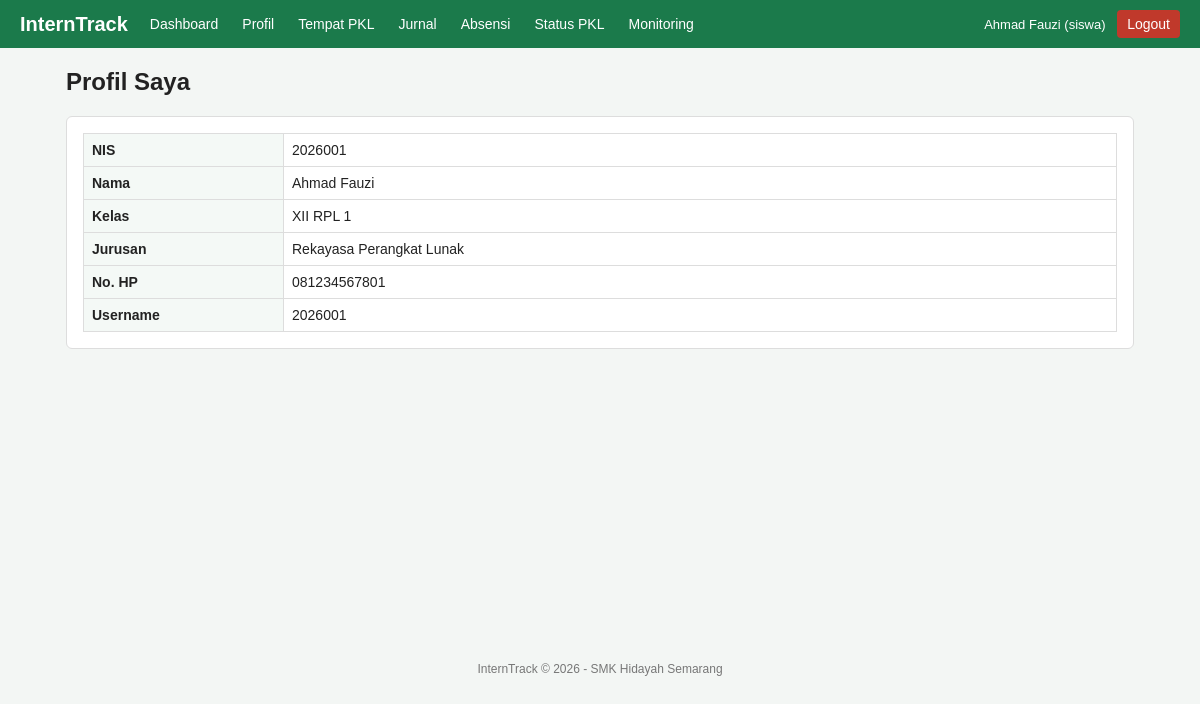
/siswa/profil.php (signed in), run on the app's committed database.
### tables this page shows
CREATE TABLE siswa (
  id INT AUTO_INCREMENT PRIMARY KEY,
  user_id INT NOT NULL,
  nis VARCHAR(20) NOT NULL UNIQUE,
  nama VARCHAR(100) NOT NULL,
  kelas VARCHAR(20) NOT NULL,
  jurusan VARCHAR(50) NOT NULL,
  no_hp VARCHAR(20),
  FOREIGN KEY (user_id) REFERENCES users(id) ON DELETE CASCADE
);

### config/koneksi.php (called while the page is built, shortened)
<?php
function e($s) {
    return htmlspecialchars((string)$s, ENT_QUOTES, 'UTF-8');
}
function siswa_login($pdo) {
    $st = $pdo->prepare("SELECT * FROM siswa WHERE user_id = ?");
    $st->execute([$_SESSION['user']['id']]);
    return $st->fetch();
}

### siswa/profil.php (the view, shortened to what this page needs)
<?php
require __DIR__ . '/../config/koneksi.php';
$s = siswa_login($pdo);
include __DIR__ . '/../config/header.php';
?>
<div class="card">
    <table class="detail">
        <tr><td>NIS</td><td><?= e($s['nis']) ?></td></tr>
        <tr><td>Nama</td><td><?= e($s['nama']) ?></td></tr>
        <tr><td>Kelas</td><td><?= e($s['kelas']) ?></td></tr>
        <tr><td>Jurusan</td><td><?= e($s['jurusan']) ?></td></tr>
        <tr><td>No. HP</td><td><?= e($s['no_hp']) ?></td></tr>
        <tr><td>Username</td><td><?= e($_SESSION['user']['username']) ?></td></tr>
    </table>
</div>
<?php include __DIR__ . '/../config/footer.php'; ?>

### assets/style.css (style rules this page uses)
* { box-sizing: border-box; }
body { font-family: Arial, sans-serif; margin: 0; background: #f3f6f4; color: #222; }
.card { background: #fff; border-radius: 6px; padding: 16px; margin-bottom: 16px; border: 1px solid #ddd; }
table { width: 100%; border-collapse: collapse; background: #fff; }
th, td { border: 1px solid #ddd; padding: 8px; text-align: left; font-size: 14px; vertical-align: top; }
.detail td:first-child { width: 200px; font-weight: bold; background: #f4f9f6; }

### data on the page
siswa: nis "2026001", nama "Ahmad Fauzi", kelas "XII RPL 1", jurusan "Rekayasa Perangkat Lunak", no_hp "081234567801"

### other printed values
$label "Dashboard"
$label "Profil"
$label "Tempat PKL"
$label "Jurnal"
$label "Absensi"
$label "Status PKL"
$label "Monitoring"
$_SESSION['user']['nama'] "Ahmad Fauzi"
$role "siswa"
$judul "Profil Saya"
$_SESSION['user']['username'] "2026001"
